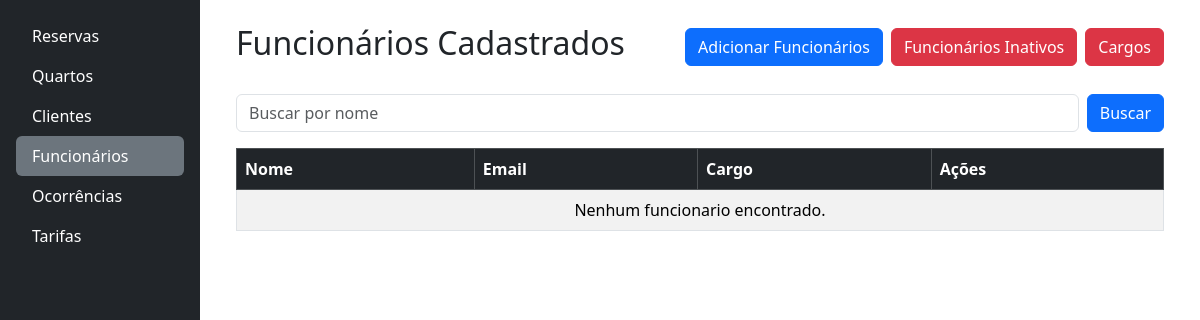
The page /funcionarios/ on the database as committed earlier.
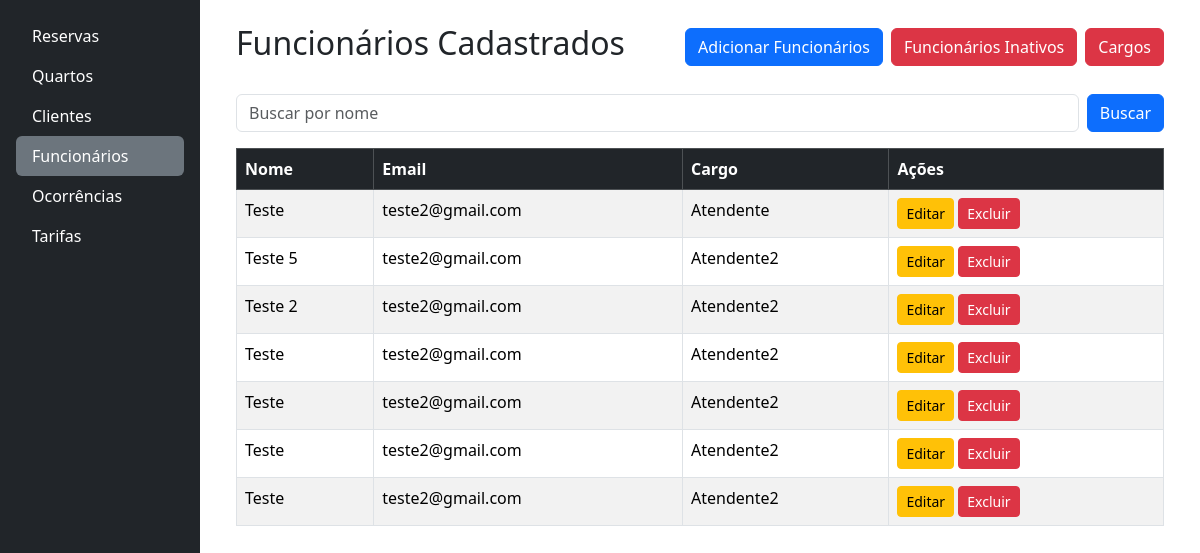
The same page on the database as committed later.
### funcionarios/models.py (models this page shows, shortened)
class Funcionario(models.Model):
    nome = models.CharField(max_length=50, blank=False)
    ativo = models.BooleanField(default=True)
    email = models.EmailField(max_length=254, blank=False)
    cargo = models.ForeignKey(Cargo, on_delete=models.RESTRICT, blank=False)

class Cargo(models.Model):
    nome_funcao = models.CharField(max_length=50, blank=False)
    def __str__(self):
        return f"{self.nome_funcao}"

### funcionarios/views.py (the view)
# urls.py: path('', views.funcionarios, name='funcionarios'),
def funcionarios(request):
    query = request.GET.get('busca', '')
    if query:
        funcionarios = Funcionario.objects.filter(
            ativo=True, nome__icontains=query)
    else:
        funcionarios = Funcionario.objects.filter(ativo=True)
    dados = {
        'funcionarios': funcionarios,
        'ativos': True,
        'query': query,
    }
    return render(request, 'funcionarios/index.html', dados)

### funcionarios/templates/funcionarios/index.html
{% extends 'base.html' %}
{% block content %}
<div class="container">
  <div class="d-flex justify-content-between align-items-center mb-4">
    {% if ativos %}
      <h2>Funcionários Cadastrados</h2>
      <div class="d-grid gap-2 d-md-flex justify-content-md-start">
        <a href="{% url 'cadastrar_funcionario' %}" class="btn btn-primary">Adicionar Funcionários</a>
        <a href="{% url 'funcionarios_inativos' %}" class="btn btn-danger">Funcionários Inativos</a>
        <a href="{% url 'cargos' %}" class="btn btn-danger">Cargos</a>
      </div>
    {% else %}
      <h2>Funcionários Excluídos</h2>
      <a href="{% url 'funcionarios' %}" class="btn btn-primary">Funcionários Ativos</a>
    {% endif %}
  </div>
  <form method="get" class="d-flex mb-3" role="search">
    <input type="text" name="busca" class="form-control me-2" placeholder="Buscar por nome" value="{{ query|default:'' }}">
    <button class="btn btn-primary" type="submit">Buscar</button>
  </form>
  <table class="table table-striped table-bordered">
    <thead class="table-dark">
      <tr>
        <th>
          <a href="{% url 'ordenar_funcionario' 'nome' %}?ativo={{ativos}}&busca={{query}}" class="text-white text-decoration-none">Nome</a>
        </th>
        <th>
          <a href="{% url 'ordenar_funcionario' 'email' %}?ativo={{ativos}}&busca={{query}}" class="text-white text-decoration-none">Email</a>
        </th>
        <th>
          <a href="{% url 'ordenar_funcionario' 'cargo' %}?ativo={{ativos}}&busca={{query}}" class="text-white text-decoration-none">Cargo</a>
        </th>
        <th>Ações</th>
      </tr>
    </thead>
    <tbody>
      {% for funcionario in funcionarios %}
        <tr>
          <td>{{ funcionario.nome }}</td>
          <td>{{ funcionario.email }}</td>
          <td>{{ funcionario.cargo }}</td>
          {% if ativos%}
            <td>
              <a href="{% url 'editar_funcionario' funcionario.id  %}" class="btn btn-sm btn-warning">Editar</a>
              <a href="{% url 'excluir_funcionario' funcionario.id  %}" class="btn btn-sm btn-danger">Excluir</a>
            </td>
          {% else %}
            <td>
              <a href="{% url 'ativar_funcionario' funcionario.id %}" class="btn btn-sm btn-warning">Ativar</a>
            </td>
          {% endif %}
        </tr>
      {% empty %}
        <tr>
          <td colspan="4" class="text-center">Nenhum funcionario encontrado.</td>
        </tr>
      {% endfor %}
    </tbody>
  </table>
</div>
{% endblock %}

### templates/base.html (shortened to what this page needs)
<!DOCTYPE html>
<html lang="en">
<head>
    <link href="https://cdn.jsdelivr.net/npm/bootstrap@5.3.6/dist/css/bootstrap.min.css" rel="stylesheet"
>
</head>
<body>
    <div class="container-fluid">
        <div class="row">
            <nav id="sidebarMenu" class="col-md-3 col-lg-2 d-md-block bg-dark text-white collapse show vh-100 p-3">
                <ul class="nav nav-pills flex-column mb-auto">
                    <li>
                        <a href="{% url 'reservas' %}"
                            class="nav-link text-white {% if request.resolver_match.url_name == 'reservas' %}active bg-secondary{% endif %}">
                            Reservas
                        </a>
                    </li>
                    <li>
                        <a href="#"
                            class="nav-link text-white {% if request.resolver_match.url_name == 'quartos' %}active bg-secondary{% endif %}">
                            Quartos
                        </a>
                    </li>
                    <li>
                        <a href="{% url 'clientes' %}"
                            class="nav-link text-white {% if '/clientes/' in request.path %}active bg-secondary{% endif %}">
                            Clientes
                        </a>
                    </li>
                    <li>
                        <a href="{% url 'funcionarios' %}"
                            class="nav-link text-white {% if '/funcionarios/' in request.path %}active bg-secondary{% endif %}">
                            Funcionários
                        </a>
                    </li>
                    <li>
                        <a href="#"
                            class="nav-link text-white {% if request.resolver_match.url_name == 'ocorrencias' %}active bg-secondary{% endif %}">
                            Ocorrências
                        </a>
                    </li>
                    <li>
                        <a href="#"
                            class="nav-link text-white {% if request.resolver_match.url_name == 'tarifas' %}active bg-secondary{% endif %}">
                            Tarifas
                        </a>
                    </li>
                </ul>
            </nav>
            <main class="col-md-9 ms-sm-auto col-lg-10 px-md-4 pt-4">
                {% block content %}
                {% endblock %}
            </main>
        </div>
    </div>
</body>
</html>

Rows that differ between the two databases and show on the page:
added Funcionario: nome "Teste", email "teste2@gmail.com", cargo "Atendente"
added Funcionario: nome "Teste 5", email "teste2@gmail.com", cargo "Atendente2"
added Funcionario: nome "Teste 2", email "teste2@gmail.com", cargo "Atendente2"
added Funcionario: nome "Teste", email "teste2@gmail.com", cargo "Atendente2"
added Funcionario: nome "Teste", email "teste2@gmail.com", cargo "Atendente2"
added Funcionario: nome "Teste", email "teste2@gmail.com", cargo "Atendente2"
added Funcionario: nome "Teste", email "teste2@gmail.com", cargo "Atendente2"
Other text that changed with them:
text no longer shown: "Nenhum funcionario encontrado."
